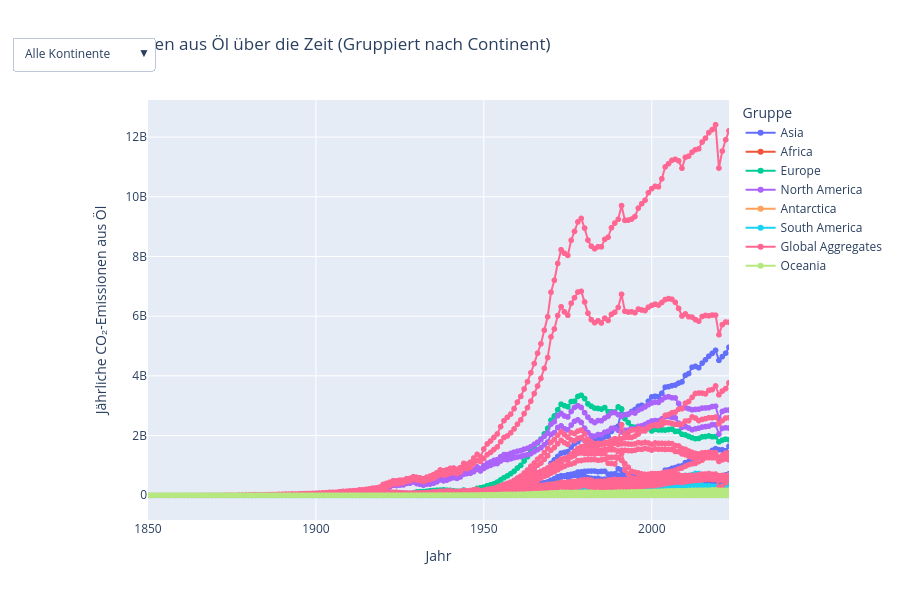

Notebook source saved alongside this figure:
### Code cell
# --- 3.3 Optional: Anpassungen für den Look (ähnlich Tableau) ---
fig.update_traces(marker=dict(size=8, line=dict(width=1, color='DarkSlateGrey')),
                  selector=dict(mode='markers')) # Größe und Rand der Marker anpassen

fig.update_layout(
    hovermode="x unified", # Verbesserte Hover-Informationen
    xaxis_title="Jahr",
    yaxis_title="Jährliche CO₂-Emissionen aus Öl",
    legend_title_text="Gruppe",
    height=600 # Diagrammhöhe anpassen
)

# --- X-Achsenbereich anpassen ---
# Finde das minimale Jahr in den Daten, aber nur für Werte > 0
# Dies stellt sicher, dass die Achse erst beginnt, wenn sinnvolle Daten vorhanden sind.
meaningful_data_years = df_emissions[df_emissions[EMISSIONS_VALUE_COL] > 0][YEAR_COL]

if not meaningful_data_years.empty:
    min_year_data = meaningful_data_years.min()
    # Setze den Start der X-Achse 5 Jahre vor dem ersten Messwert (der > 0 ist)
    start_x_axis_range = min_year_data - 5
else:
    # Fallback, falls alle Emissionswerte 0 sind oder keine Daten vorhanden sind
    start_x_axis_range = df_emissions[YEAR_COL].min() if not df_emissions.empty else 1900 # Standardwert

# Setze den Endpunkt der X-Achse auf das maximale Jahr in den gesamten Daten
end_x_axis_range = df_emissions[YEAR_COL].max()

fig.update_xaxes(range=[start_x_axis_range, end_x_axis_range])
